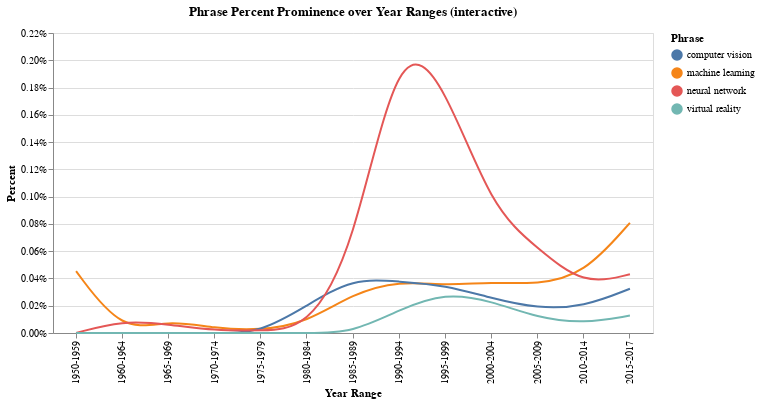

This figure's notebook cell:
### Code cell
nearest = alt.selection(type='single', nearest=True, on='mouseover',
                        fields=['Year Range'], empty='none')

line = alt.Chart(data).mark_line(interpolate='basis').encode(
    x='Year Range',
    y=alt.Y('Percent', axis=alt.Axis(format='%')),
    color='Phrase')

selectors = alt.Chart(data).mark_point().encode(
    x='Year Range',
    opacity=alt.value(0)).add_selection(nearest)

points = line.mark_point().encode(opacity=alt.condition(nearest, alt.value(1), alt.value(0)))
    
text = line.mark_text(align='left', dx=5, dy=-5).encode(
    text=alt.condition(nearest, 'Percent', alt.value(' ')))
    
rules = alt.Chart(data).mark_rule(color='gray').encode(
    x='Year Range').transform_filter(nearest)

alt.layer(line, selectors, points, rules, text).properties(width=600,
                                                           height=300,
                                                           title='Phrase Percent Prominence over Year Ranges (interactive)')

### Figure 1 — Vega-Lite specification as saved in the notebook (floating-point values rounded to 4 significant figures)
{"config": {"view": {"continuousWidth": 400, "continuousHeight": 300}}, "layer": [{"mark": {"type": "line", "interpolate": "basis"}, "encoding": {"color": {"field": "Phrase", "type": "nominal"}, "x": {"field": "Year Range", "type": "nominal"}, "y": {"axis": {"format": "%"}, "field": "Percent", "type": "quantitative"}}}, {"mark": "point", "encoding": {"opacity": {"value": 0}, "x": {"field": "Year Range", "type": "nominal"}}, "selection": {"selector001": {"type": "single", "nearest": true, "on": "mouseover", "fields": ["Year Range"], "empty": "none"}}}, {"mark": "point", "encoding": {"color": {"field": "Phrase", "type": "nominal"}, "opacity": {"condition": {"value": 1, "selection": "selector001"}, "value": 0}, "x": {"field": "Year Range", "type": "nominal"}, "y": {"axis": {"format": "%"}, "field": "Percent", "type": "quantitative"}}}, {"mark": {"type": "rule", "color": "gray"}, "encoding": {"x": {"field": "Year Range", "type": "nominal"}}, "transform": [{"filter": {"selection": "selector001"}}]}, {"mark": {"type": "text", "align": "left", "dx": 5, "dy": -5}, "encoding": {"color": {"field": "Phrase", "type": "nominal"}, "text": {"condition": {"field": "Percent", "type": "quantitative", "selection": "selector001"}, "value": " "}, "x": {"field": "Year Range", "type": "nominal"}, "y": {"axis": {"format": "%"}, "field": "Percent", "type": "quantitative"}}}], "data": {"name": "data-bd617e558323958b181f2e12d9153fc2"}, "height": 300, "title": "Phrase Percent Prominence over Year Ranges (interactive)", "width": 600, "$schema": "https://vega.github.io/schema/vega-lite/v4.17.0.json", "datasets": {"data-bd617e558323958b181f2e12d9153fc2": [{"Year Range": "1950-1959", "Percent": 0.0004531, "Phrase": "machine learning"}, {"Year Range": "1960-1964", "Percent": 0.0, "Phrase": "machine learning"}, {"Year Range": "1965-1969", "Percent": 9.717e-05, "Phrase": "machine learning"}, {"Year Range": "1970-1974", "Percent": 3.329e-05, "Phrase": "machine learning"}, {"Year Range": "1975-1979", "Percent": 1.804e-05, "Phrase": "machine learning"}, {"Year Range": "1980-1984", "Percent": 7.678e-05, "Phrase": "machine learning"}, {"Year Range": "1985-1989", "Percent": 0.0002898, "Phrase": "machine learning"}, {"Year Range": "1990-1994", "Percent": 0.0003827, "Phrase": "machine learning"}, {"Year Range": "1995-1999", "Percent": 0.0003483, "Phrase": "machine learning"}, {"Year Range": "2000-2004", "Percent": 0.0003729, "Phrase": "machine learning"}, {"Year Range": "2005-2009", "Percent": 0.0003566, "Phrase": "machine learning"}, {"Year Range": "2010-2014", "Percent": 0.0004274, "Phrase": "machine learning"}, {"Year Range": "2015-2017", "Percent": 0.000808, "Phrase": "machine learning"}, {"Year Range": "1950-1959", "Percent": 0.0, "Phrase": "computer vision"}, {"Year Range": "1960-1964", "Percent": 0.0, "Phrase": "computer vision"}, {"Year Range": "1965-1969", "Percent": 0.0, "Phrase": "computer vision"}, {"Year Range": "1970-1974", "Percent": 0.0, "Phrase": "computer vision"}, {"Year Range": "1975-1979", "Percent": 0.0, "Phrase": "computer vision"}, {"Year Range": "1980-1984", "Percent": 0.0002016, "Phrase": "computer vision"}, {"Year Range": "1985-1989", "Percent": 0.0004022, "Phrase": "computer vision"}, {"Year Range": "1990-1994", "Percent": 0.0003766, "Phrase": "computer vision"}, {"Year Range": "1995-1999", "Percent": 0.000352, "Phrase": "computer vision"}, {"Year Range": "2000-2004", "Percent": 0.0002546, "Phrase": "computer vision"}, {"Year Range": "2005-2009", "Percent": 0.0001791, "Phrase": "computer vision"}, {"Year Range": "2010-2014", "Percent": 0.0001905, "Phrase": "computer vision"}, {"Year Range": "2015-2017", "Percent": 0.0003246, "Phrase": "computer vision"}, {"Year Range": "1950-1959", "Percent": 0.0, "Phrase": "neural network"}, {"Year Range": "1960-1964", "Percent": 9.22e-05, "Phrase": "neural network"}, {"Year Range": "1965-1969", "Percent": 6.478e-05, "Phrase": "neural network"}, {"Year Range": "1970-1974", "Percent": 1.664e-05, "Phrase": "neural network"}, {"Year Range": "1975-1979", "Percent": 1.804e-05, "Phrase": "neural network"}, {"Year Range": "1980-1984", "Percent": 2.879e-05, "Phrase": "neural network"}, {"Year Range": "1985-1989", "Percent": 0.0005861, "Phrase": "neural network"}, {"Year Range": "1990-1994", "Percent": 0.002193, "Phrase": "neural network"}, {"Year Range": "1995-1999", "Percent": 0.001821, "Phrase": "neural network"}, {"Year Range": "2000-2004", "Percent": 0.0009134, "Phrase": "neural network"}, {"Year Range": "2005-2009", "Percent": 0.0006225, "Phrase": "neural network"}, {"Year Range": "2010-2014", "Percent": 0.0003463, "Phrase": "neural network"}, {"Year Range": "2015-2017", "Percent": 0.0004313, "Phrase": "neural network"}, {"Year Range": "1950-1959", "Percent": 0.0, "Phrase": "virtual reality"}, {"Year Range": "1960-1964", "Percent": 0.0, "Phrase": "virtual reality"}, {"Year Range": "1965-1969", "Percent": 0.0, "Phrase": "virtual reality"}, {"Year Range": "1970-1974", "Percent": 0.0, "Phrase": "virtual reality"}, {"Year Range": "1975-1979", "Percent": 0.0, "Phrase": "virtual reality"}, {"Year Range": "1980-1984", "Percent": 0.0, "Phrase": "virtual reality"}, {"Year Range": "1985-1989", "Percent": 2.163e-06, "Phrase": "virtual reality"}, {"Year Range": "1990-1994", "Percent": 0.0001708, "Phrase": "virtual reality"}, {"Year Range": "1995-1999", "Percent": 0.000296, "Phrase": "virtual reality"}, {"Year Range": "2000-2004", "Percent": 0.000235, "Phrase": "virtual reality"}, {"Year Range": "2005-2009", "Percent": 0.0001103, "Phrase": "virtual reality"}, {"Year Range": "2010-2014", "Percent": 6.941e-05, "Phrase": "virtual reality"}, {"Year Range": "2015-2017", "Percent": 0.0001279, "Phrase": "virtual reality"}]}}
